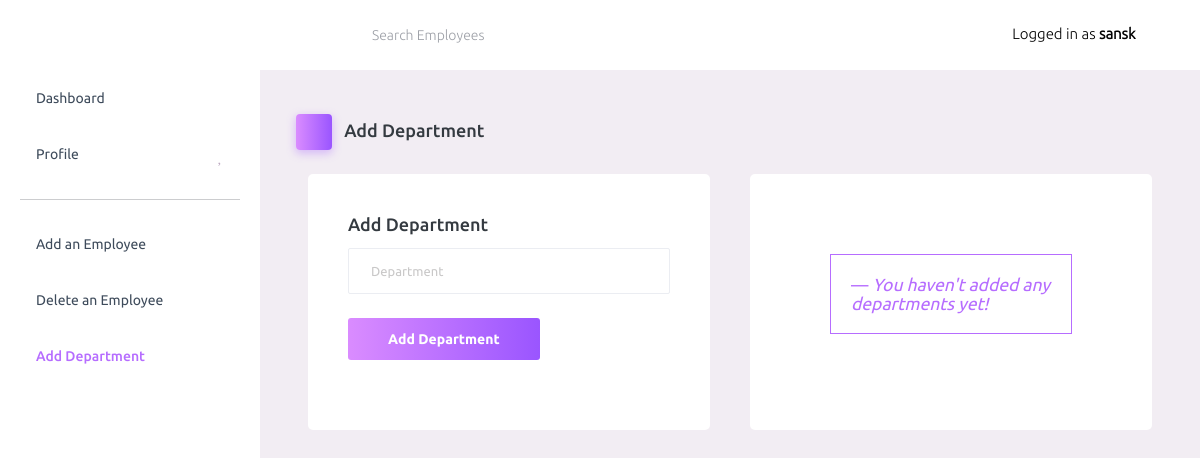
/Dashboard/add-department (signed in), run on an earlier commit of the app's database.
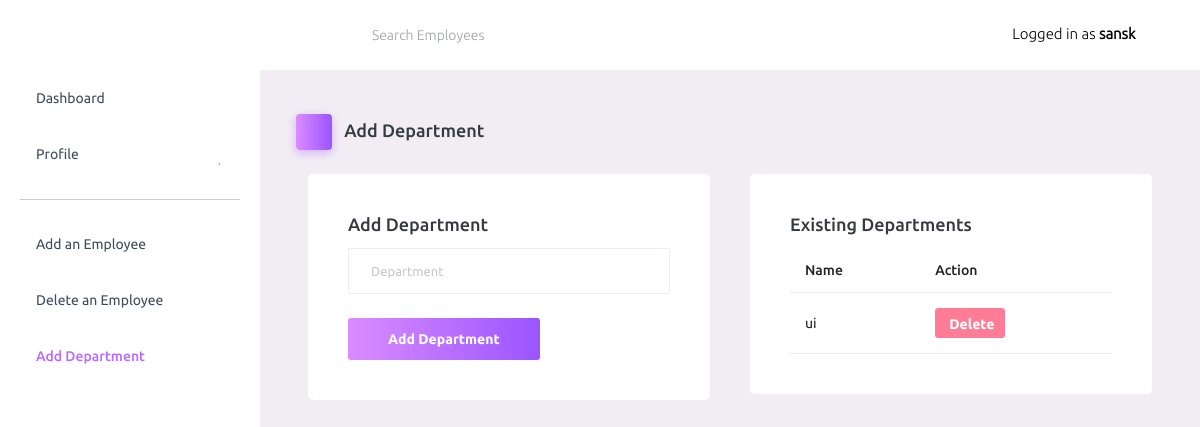
And on a later commit of the database.
### Admin_Dashboard/models.py (models this page shows)
class Department(models.Model):
    owner = models.ForeignKey(to=User, on_delete=models.CASCADE)
    dept = models.TextField(max_length=20)

### Admin_Dashboard/views.py (the view)
# urls.py: path('add-department', views.AddDepartmentView, name='nadd-department'),
@cache_control(no_cache=True, must_revalidate=True, no_store=True)
@login_required(login_url='/authentication/login')
def AddDepartmentView(request):
    if request.method =="POST":
        department = request.POST['department']
        if Department.objects.filter(owner = request.user, dept=department).exists():
            messages.error(request, 'The department \''+department+'\' already exists!')
            return redirect('nadd-department')
        Department.objects.create(owner = request.user, dept=department)
        messages.success(request, 'New department added successfully!')
        return redirect('nadd-department')
    else:
        obj = Department.objects.filter(owner = request.user)
        return render (request, 'Admin_Dashboard/AddDepartment.html',{'obj':obj})

### templates/Admin_Dashboard/AddDepartment.html (shortened to what this page needs)
{% extends 'Admin_Dashboard/Dashboard_Base.html' %}
{% block AdminDashboard %}
{% load static %}
<div class="page-header">
    <h3 class="page-title">
      <span class="page-title-icon bg-gradient-primary text-white me-2">
        <i class="mdi mdi-shape-circle-plus "></i>
      </span> Add Department
    </h3>
  </div>
<div class="wrapper">
    <div class="main">
        <main class="container">
            <div class="container-fluid p-0">
                <div class="row">
                    <div class="col-md-6 grid-margin stretch-card">
                        <div class="card">
                            <div class="card-body">
                                <h4 class="card-title">Add Department</h4>
                                <form class="forms-sample" action="{% url 'nadd-department' %}" method="POST">
                                    <div class="form-group">
                                        <input type="text" class="form-control" id="department" placeholder="Department"
                                            name="department">
                                    </div>
                                    <input type="submit" class="btn btn-gradient-primary me-2" value="Add Department">
                                </form>
                            </div>
                        </div>
                    </div>
                    <div class="col-md-6">
                        <div class="col-12 grid-margin">
                            <div class="card">
                                <div class="card-body">
                                    {% if obj %}
                                    <h4 class="card-title">Existing Departments</h4>
                                    <div class="table-responsive">
                                        <table class="table">
                                            <thead>
                                                <tr>
                                                    <th> Name </th>
                                                    <th> Action </th>
                                                </tr>
                                            </thead>
                                            {% for o in obj %}
                                            <tbody>
                                                <tr>
                                                    <td>{{o.dept}}</td>
                                                    <td>
                                                        <form action="{% url 'ndelete-department' %}" method="POST">
                                                            <div class="col-6">
                                                                <input type="submit" style="height: 30px; width: 70px;" class="btn btn-sm btn-danger" value="Delete">
                                                            </div>
                                                        </form>
                                                    </td>
                                                </tr>
                                            </tbody>
                                            {% endfor %}
                                        </table>
                                    </div>
                                    {% else %}
                                    <div class="card-body">
                                        <blockquote class="blockquote blockquote-primary">
                                          <footer class="blockquote-footer"><cite title="Source Title">You haven't added any departments yet!</cite></footer>
                                        </blockquote>
                                      </div>
                                    {% endif %}
                                </div>
                            </div>
                        </div>
                    </div>
                </div>
            </div>
        </main>
    </div>
</div>
{% endblock AdminDashboard %}

### templates/Admin_Dashboard/Dashboard_Base.html (shortened to what this page needs)
<!DOCTYPE html>
{% load static %}
<html lang="en">
<head>
  <link rel="stylesheet" href="{% static 'vendors/mdi/css/materialdesignicons.min.css' %}">
  <link rel="stylesheet" href="{% static 'vendors/css/vendor.bundle.base.css' %}">
  <link rel="stylesheet" href="{% static '/css/style.css' %}">
</head>
<body>
  <div class="container-scroller">
    <nav class="navbar default-layout-navbar col-lg-12 col-12 p-0 fixed-top d-flex flex-row">
      <div class="text-center navbar-brand-wrapper d-flex align-items-center justify-content-center">
      </div>
      <div class="navbar-menu-wrapper d-flex align-items-stretch">
        <button class="navbar-toggler navbar-toggler align-self-center" type="button" data-toggle="minimize">
          <span class="mdi mdi-menu"></span>
        </button>
        <div class="search-field d-none d-md-block">
          <form class="d-flex align-items-center h-100" action="#">
            <div class="input-group">
              <div class="input-group-prepend bg-transparent">
                <i class="input-group-text border-0 mdi mdi-magnify"></i>
              </div>
              <input type="text" id="searchField" class="form-control bg-transparent border-0"
                placeholder="Search Employees">
            </div>
          </form>
        </div>
        <ul class="navbar-nav navbar-nav-right">
          <li class="nav-item nav-profile dropdown">
            <a class="nav-link dropdown-toggle" id="profileDropdown" href="#" data-bs-toggle="dropdown"
              aria-expanded="false">
              <div class="nav-profile-text">
                <p class="mb-1 text-black">Logged in as <b> {{request.user.username}}</b></p>
              </div>
            </a>
          </li>
        </ul>
      </div>
    </nav>
    <div class="container-fluid page-body-wrapper">
      <nav class="sidebar sidebar-offcanvas" id="sidebar">
        <ul class="nav">
          <li class="nav-item">
            <a class="nav-link" href="{% url 'nDashboard' %}">
              <span class="menu-title">Dashboard</span>
              <i class="mdi mdi-home menu-icon"></i>
            </a>
          </li>
          <li class="nav-item">
            <a class="nav-link" href="{% url 'nAdminProfile' %}">
              <span class="menu-title">Profile</span>
              <i class="mdi mdi-account menu-icon"></i>
            </a>
          </li>
          <div style="margin-left: 20px;margin-right: 20px;">
            <hr>
          </div>
          <li class="nav-item">
            <a class="nav-link" href="{% url 'nadd-employee' %}">
              <span class="menu-title">Add an Employee</span>
              <i class="mdi mdi-account-multiple-plus menu-icon"></i>
            </a>
          </li>
          <li class="nav-item">
            <a class="nav-link" href="{% url 'deactivate_employee' %}">
              <span class="menu-title">Delete an Employee</span>
              <i class="mdi mdi-account-off menu-icon"></i>
            </a>
          </li>
          <li class="nav-item">
            <a class="nav-link" href="{% url 'nadd-department' %}">
              <span class="menu-title">Add Department</span>
              <i class="mdi mdi-shape-circle-plus menu-icon"></i>
            </a>
          </li>
        </ul>
      </nav>
      <div class="main-panel">
        <div class="content-wrapper">
          {% block AdminDashboard %}{% endblock AdminDashboard %}
        </div>
      </div>
    </div>
  </div>
</body>
</html>

What changed in the data, as far as the page shows it:
added Department: dept "ui"
Also different on the page:
text no longer shown: "You haven't added any departments yet!"
text now shown: "Existing Departments Name Action"
